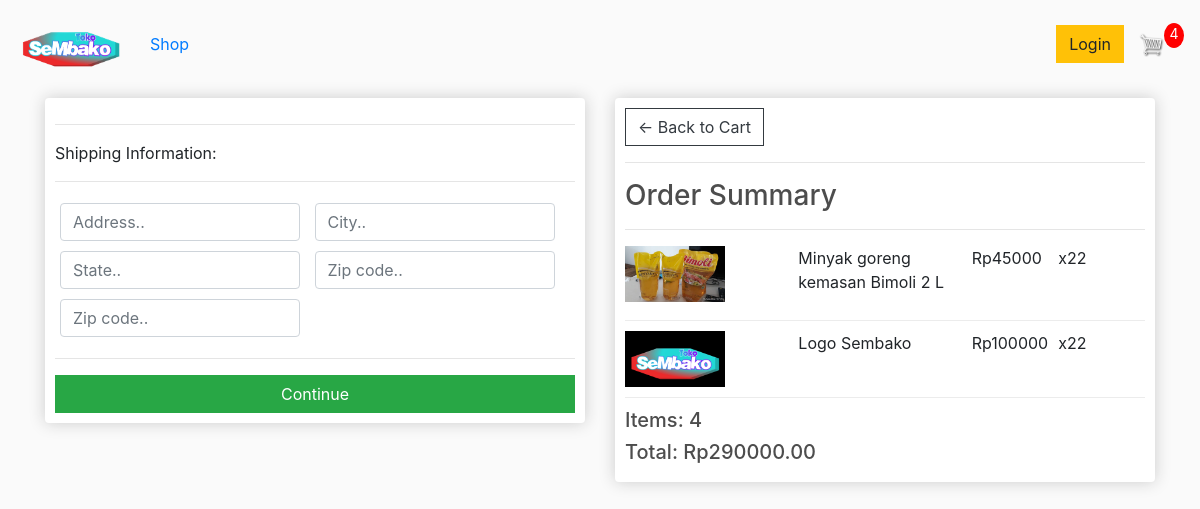
Screenshot of /checkout/ (signed in) with the database file from the repository.
### toko/models.py (models this page shows, shortened)
class OrderItem(models.Model):
    product = models.ForeignKey(Product, on_delete=models.SET_NULL, blank=True, null=True)
    order = models.ForeignKey(Order, on_delete=models.SET_NULL, blank=True, null=True)
    quantity = models.IntegerField(default=0, null=True, blank=True)
    date_added = models.DateTimeField(auto_now_add=True)
    @property
    def get_total(self):
    	total = self.product.price * self.quantity
    	return total

class Product(models.Model):
	name = models.CharField(max_length=200, null=True)
	price = models.FloatField()
	digital = models.BooleanField(default=False, null=True, blank=False)
	image = models.ImageField(null=True, blank=True)
	@property
	def imageURL(self):
		try:
			url = self.image.url
		except:
			url = ''
		return url

class Order(models.Model):
	customer = models.ForeignKey(Customer, on_delete=models.SET_NULL, blank=True, null=True)
	date_order = models.DateTimeField(auto_now_add=True)
	complete = models.BooleanField(default=False, null=True, blank=False)
	transaction_id = models.CharField(max_length=200, null=True)
	@property
	def shipping(self):
		shipping = False
		orderitems = self.orderitem_set.all()
		for i in orderitems:
			if i.product.digital == False:
			    shipping = True
		return shipping
	@property
	def get_cart_total(self):
		orderitems = self.orderitem_set.all()
		total = sum([item.get_total for item in orderitems])
		return total
	@property
	def get_cart_items(self):
		orderitems = self.orderitem_set.all()
		total = sum([item.quantity for item in orderitems])
		return total

### toko/views.py (the view)
# urls.py: path('checkout/', views.checkout, name="checkout"),
def checkout(request):
    data = cartData(request)
    cartItems = data['cartItems']
    order = data['order']
    items = data['items']
    context = {'items':items, 'order':order, 'cartItems':cartItems}
    return render(request, 'toko/checkout.html', context)

### toko/utils.py (called while the page is built)
def cartData(request):
    if request.user.is_authenticated:
        customer = request.user.customer
        order, created = Order.objects.get_or_create(customer=customer, complete=False)
        items = order.orderitem_set.all()
        cartItems = order.get_cart_items
    else:
        cookieData = cookieCart(request)
        cartItems = cookieData['cartItems']
        order = cookieData['order']
        items = cookieData['items']
    return {'cartItems':cartItems, 'order':order, 'items':items}

### toko/templates/toko/Checkout.html (shortened to what this page needs)
{% extends 'toko/main.html' %}
{% load static %}
{% block content %}
<div class="row">
   <div class="col-lg-6">
         <div class="box-element" id="form-wrapper">
            <form id="form">
               <div id="shipping-info">
                   <hr>
                  <p>Shipping Information:</p>
                  <hr>
                  <div class="form-field">
                     <input class="form-control" type="text" name="address" placeholder="Address..">
                  </div>
                  <div class="form-field">
                     <input class="form-control" type="text" name="city" placeholder="City..">
                  </div>
                  <div class="form-field">
                     <input class="form-control" type="text" name="state" placeholder="State..">
                  </div>
                  <div class="form-field">
                     <input class="form-control" type="text" name="zipcode" placeholder="Zip code..">
                  </div>
                  <div class="form-field">
                     <input class="form-control" type="text" name="country" placeholder="Zip code..">
                  </div>
               </div>
               <hr>
               <input id="form-button" class="btn btn-success btn-block" type="submit" value="Continue">
            </form>
         </div>
         <br>
   </div>
   <div class="col-lg-6">
         <div class="box-element">
            <a  class="btn btn-outline-dark" href="{% url 'cart' %}">&#x2190; Back to Cart</a>
            <hr>
            <h3>Order Summary</h3>
            <hr>
            {% for item in items %}
            <div class="cart-row">
               <div style="flex:2"><img class="row-image" src="{{item.product.imageURL}}"></div>
               <div style="flex:2"><p>{{item.product.name}}</p></div>
               <div style="flex:1"><p>Rp{{item.product.price}}</p></div>
               <div style="flex:1"><p>x2{{item.quantity}}</p></div>
            </div>
            {% endfor %}
            <h5>Items: {{order.get_cart_items}}</h5>
            <h5>Total: Rp{{order.get_cart_total|floatformat:2}}</h5>
      </div>
   </div>
</div>
{% endblock content %}

### static/css/main.css (style rules this page uses)
body { background-color: hsl(0, 0%, 98%); }
h1,h2,h3,h4,h5,h6 { color:hsl(0, 0%, 30%); }
.box-element { box-shadow:hsl(0, 0%, 80%) 0 0 16px; background-color: #fff; border-radius: 4px; padding: 10px; }
.col-lg-4, .col-lg-6, .col-lg-8, .col-lg-12 { margin-top: 10px; }
.btn { border-radius: 0; }
.row-image { width: 100px; }
.form-field { width:250px; display: inline-block; padding: 5px; }
.cart-row { display: flex; align-items: flex-stretch; padding-bottom: 10px; margin-bottom: 10px; border-bottom: 1px solid #ececec; }

### rows the page displays
OrderItem: product.imageURL (picture), product.name "Minyak goreng kemasan Bimoli 2 L", product.price "45000", quantity "2"
OrderItem: product.imageURL (picture), product.name "Logo Sembako", product.price "100000", quantity "2"
Order: get_cart_items "4", get_cart_total "290000.00"

### other values shown
{{ cartItems }} "4"
